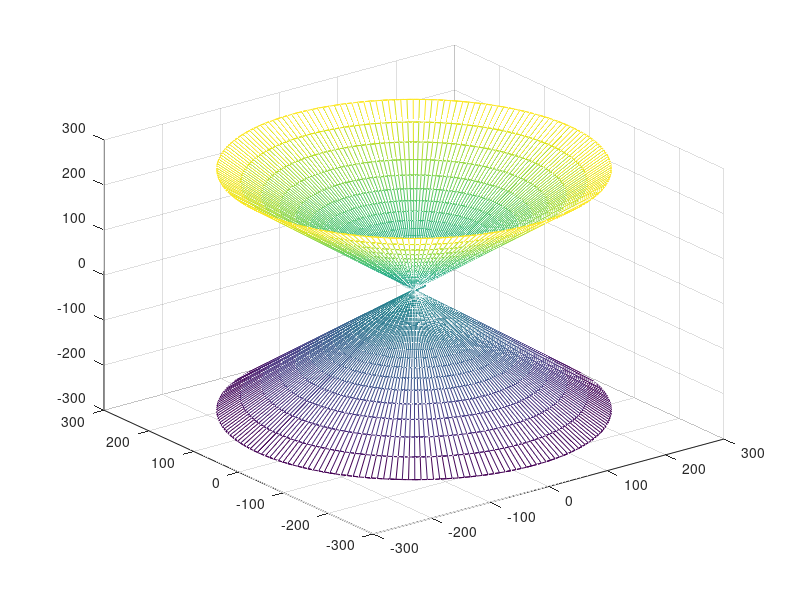

Write MATLAB code to recreate this figure.
%% 1
clear
a = 1;
b = 1;
c = 1;
d = 1;
%% 2a
clear
a = 1;
y= -10:0.5:10;
x= -10:0.5:10;
[X, Y] = meshgrid(x, y);
Z = a*sin(sqrt(X.^2+Y.^2))./sqrt(X.^2+Y.^2);
plot3(X,Y,Z);
% mesh(X, Y, Z);
%% 2b
clear
y= -10:0.5:10;
x= -10:0.5:10;
[X, Y] = meshgrid(x, y);
Z = -X .* sin(X) - X.* cos(Y); 
% plot3(X,Y,Z);
mesh(X, Y, Z);
%% 3a
clear
a = 1;
y= -10:0.5:10;
x= -10:0.5:10;
[X, Y] = meshgrid(x, y);
Z = a.* X * exp(-X.^2-Y.^2);
% surf(X, Y, Z);
% surfc(X, Y, Z);
mesh(X, Y, Z);
%% 3b
clear
v = linspace(-2*pi, 2*pi, 100);
u = linspace(-2*pi, 2*pi, 100);
[V, U] = meshgrid(v, u);
a = 1;
c = 1;
X = a.*cosh(U).*cos(V);
Y = a.*cosh(U).*sin(V);
Z = c*sinh(U);
% surf(X, Y, Z);
% surfc(X, Y, Z);
mesh(X, Y, Z);
%% 3c
clear
r=linspace(-2*pi, 2*pi, 100);
betta = linspace(-2*pi, 2*pi, 100);
[R, B] = meshgrid(r, betta);
p = 1;
X = R.*cos(B);
Y = R.*sin(B);
Z = R.^2 / (2*p);
% surf(X, Y, Z);
% surfc(X, Y, Z);
mesh(X, Y, Z);
%% 3d
clear
v = linspace(-2*pi, 2*pi, 100);
u = linspace(-2*pi, 2*pi, 100);
[V, U] = meshgrid(v, u);
a = 1;
c = 1;
X = a.*sinh(U).*cos(V);
Y = a.*sinh(U).*sin(V);
Z = c*cosh(U);
% surf(X, Y, Z);
% surfc(X, Y, Z);
mesh(X, Y, Z);
hold on
mesh(X, Y, -Z);
%% 3e
clear
a=1;
b=1;
u = (-pi:0.05:pi)';
v = -2:0.05*pi:2;
X = a*u*cosh(v);
Y = b*u*sinh(v);
Z = u.^2*ones(size(v));
mesh(X,Y,Z);
% surf(X, Y, Z);
% surfc(X, Y, Z);
mesh(X, Y, Z);
%% 3f
clear
a=1;
u = linspace(-2, 2, 100);
v = linspace(-2, 2, 100);
[U, V] = meshgrid(u, v);
X = a*U.^2;
Y = 2*a*U;
Z = V;
mesh(X,Y,Z);
%%  3n
clear
a=1;
u = linspace(0, 2*pi, 100);
v = linspace(-0.5, 0.5, 100);
[U, V] = meshgrid(u, v);
X = (1.+V.*cos(0.5*U)).*cos(U);
Y = (1.+V.*cos(0.5*U)).*sin(U);
Z = V.*sin(0.5*U);
plot3(X, Y, Z);
% mesh(X,Y,Z);
%% 4
a = 2*pi;
[X, Y] = meshgrid(-1:0.01:1,-1:0.01:1);
R =sqrt(X.^2+Y.^2);
f = (2*besselj(1,a*R(:))./R(:)).^2;
mesh(X,Y,reshape(f,size(X)));
%% 5
t=0:0.1:9*pi;
x=sin(0.3*t);
y=cos(0.3*t);
plot3(x,y,t)
hold on
x1=sin(0.3*t);
y1=cos(0.3*t);
plot3(-x1,-y1,t)
for i = 1:28
    X = [sin(0.3*i), -sin(0.3*i)];
    Y = [cos(0.3*i), -cos(0.3*i)];
    Z = [i+0.1, i+0.1];
    line(X,Y,Z);
end
%% 6
clear
v = linspace(-pi, pi, 100);
u = linspace(-pi, pi, 100);
[V, U] = meshgrid(v, u);
a = 1;
b = 1;
c = 1;
X = a*cosh(V).*cos(U);
Y = b*cosh(V).*sin(U);
Z = c*sinh(V);
mesh(X, Y, Z);